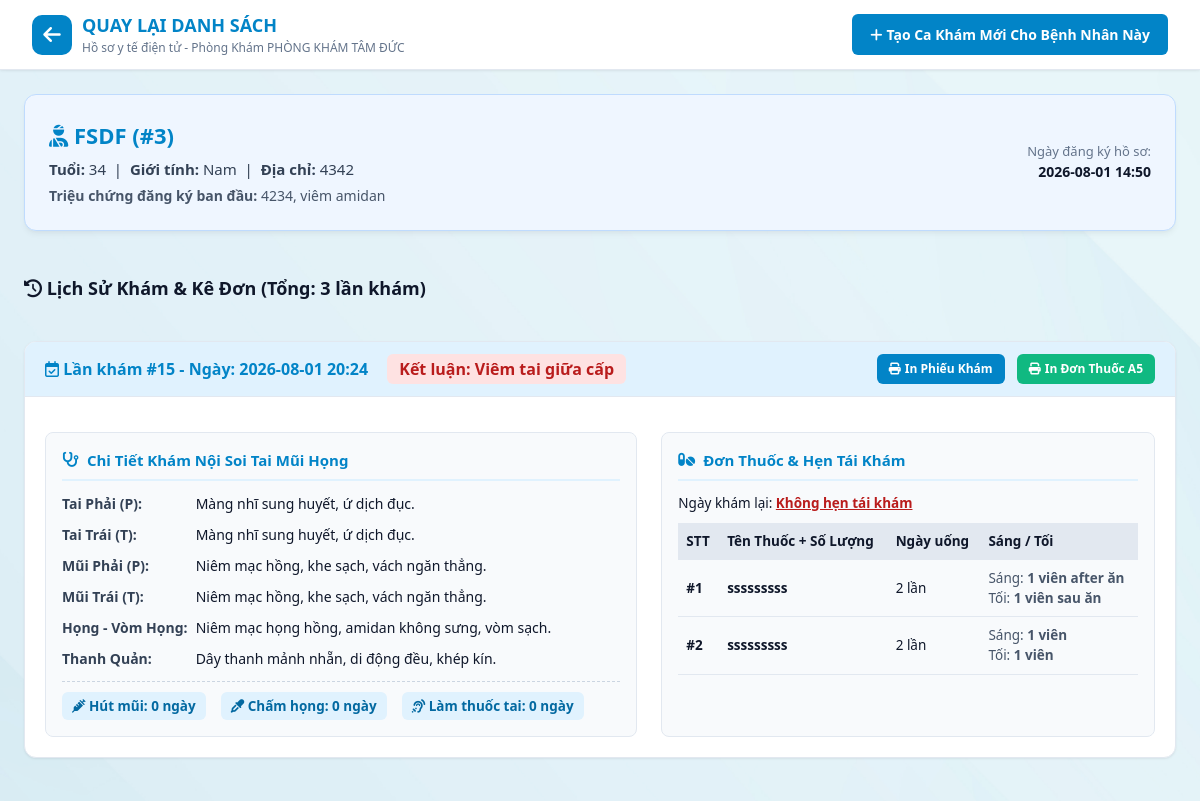
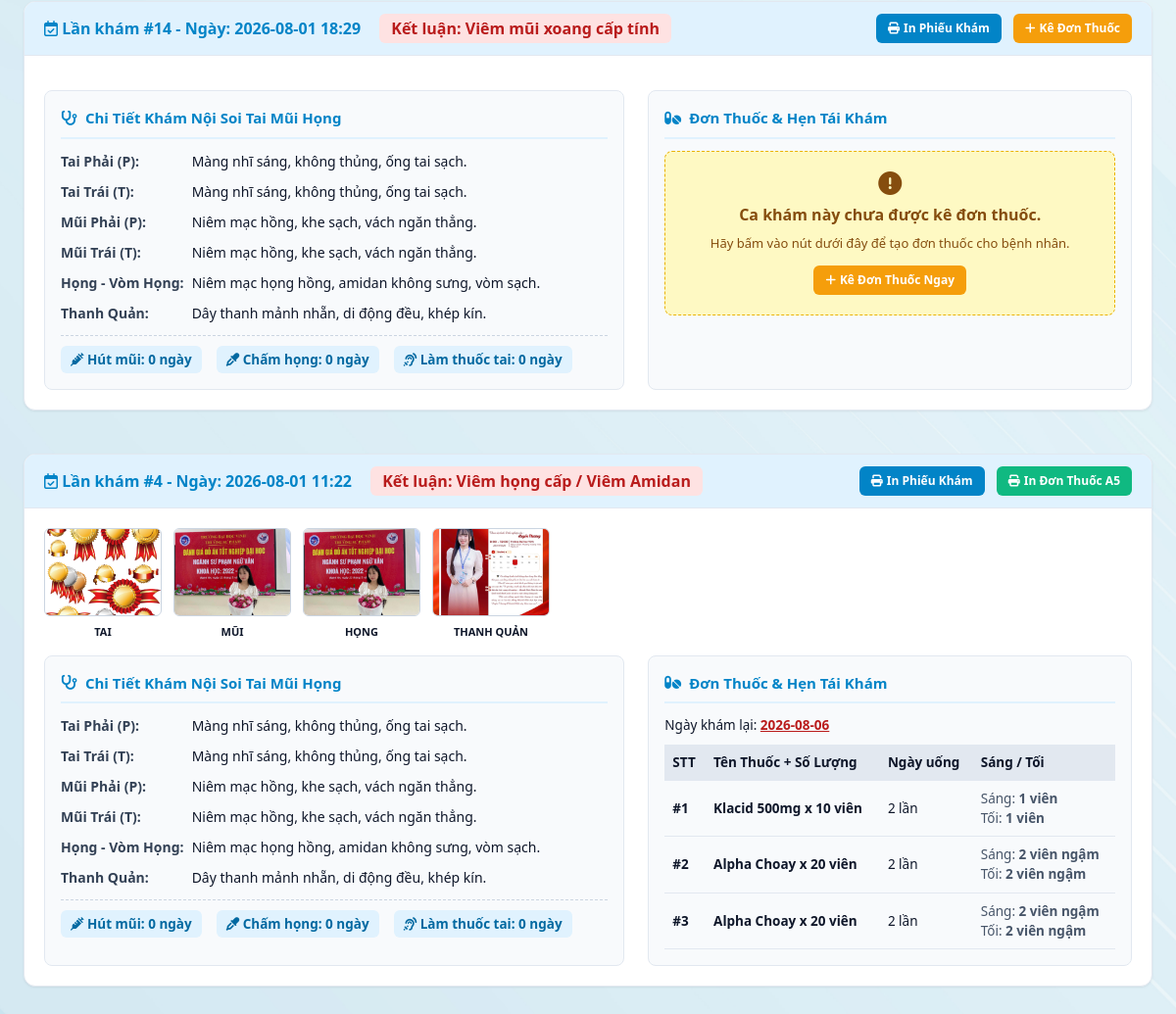
Screenshot of /patient/3 with the database file from the repository (2 pictures, top to bottom).
### tables this page shows
CREATE TABLE settings (
    key TEXT PRIMARY KEY,
    value TEXT
);

CREATE TABLE patients (
    id INTEGER PRIMARY KEY AUTOINCREMENT,
    full_name TEXT NOT NULL,
    age INTEGER,
    gender TEXT,
    address TEXT,
    symptom TEXT,
    created_at TIMESTAMP DEFAULT CURRENT_TIMESTAMP
);

CREATE TABLE examinations (
    id INTEGER PRIMARY KEY AUTOINCREMENT,
    patient_id INTEGER,
    tai_p TEXT,
    tai_t TEXT,
    mui_p TEXT,
    mui_t TEXT,
    vong_hong TEXT,
    thanh_quan TEXT,
    conclusion TEXT,
    image_1 TEXT,
    image_2 TEXT,
    image_3 TEXT,
    image_4 TEXT,
    hut_mui_days TEXT,
    cham_hong_days TEXT,
    lam_thuoc_tai_days TEXT,
    created_at TIMESTAMP DEFAULT CURRENT_TIMESTAMP, vom_hong TEXT,
    FOREIGN KEY (patient_id) REFERENCES patients(id)
);

CREATE TABLE prescriptions (
    id INTEGER PRIMARY KEY AUTOINCREMENT,
    examination_id INTEGER,
    re_exam_date TEXT,
    created_at TIMESTAMP DEFAULT CURRENT_TIMESTAMP,
    FOREIGN KEY (examination_id) REFERENCES examinations(id)
);

CREATE TABLE prescription_items (
    id INTEGER PRIMARY KEY AUTOINCREMENT,
    prescription_id INTEGER,
    medicine_name TEXT,
    times_per_day TEXT,
    morning_dose TEXT,
    evening_dose TEXT,
    FOREIGN KEY (prescription_id) REFERENCES prescriptions(id)
);

### app.py (the view)
@app.route('/patient/<int:patient_id>')
def patient_detail(patient_id):
    db = get_db()
    patient = db.execute('SELECT * FROM patients WHERE id = ?', (patient_id,)).fetchone()
    examinations = db.execute('''
        SELECT * FROM examinations
        WHERE patient_id = ?
        ORDER BY id DESC
    ''', (patient_id,)).fetchall()
    history = []
    for exam in examinations:
        prescription = db.execute('SELECT * FROM prescriptions WHERE examination_id = ?', (exam['id'],)).fetchone()
        items = []
        if prescription:
            items = db.execute('SELECT * FROM prescription_items WHERE prescription_id = ?', (prescription['id'],)).fetchall()
        history.append({
            'exam': exam,
            'prescription': prescription,
            'medicines': items
        })
    return render_template('patient_detail.html', patient=patient, history=history, settings=get_settings())

### templates/patient_detail.html (shortened to what this page needs)
<!DOCTYPE html>
<html lang="vi">
<head>
    <link rel="stylesheet" href="https://cdnjs.cloudflare.com/ajax/libs/font-awesome/6.4.0/css/all.min.css">
    <link rel="stylesheet" href="{{ url_for('static', filename='css/style.css') }}">
</head>
<body>
    <header class="app-header">
        <div class="logo-area">
            <a href="/" style="text-decoration: none; color: inherit; display: flex; align-items: center; gap: 10px;">
                <div class="logo-icon"><i class="fa-solid fa-arrow-left"></i></div>
                <div class="logo-text">
                    <h1>QUAY LẠI DANH SÁCH</h1>
                    <p>Hồ sơ y tế điện tử - Phòng Khám {{ settings.clinic_name }}</p>
                </div>
            </a>
        </div>
        <a href="/noisoi/{{ patient.id }}" class="btn-action" style="padding: 10px 18px; font-size: 14px;">
            <i class="fa-solid fa-plus"></i> Tạo Ca Khám Mới Cho Bệnh Nhân Này
        </a>
    </header>
    <main class="main-container" style="grid-template-columns: 1fr; max-width: 1250px;">
        <section class="card" style="background: #eff6ff; border-color: #bfdbfe;">
            <div style="display: flex; justify-content: space-between; align-items: center;">
                <div>
                    <h2 style="color: var(--primary-color); font-size: 22px; margin-bottom: 6px;">
                        <i class="fa-solid fa-user-injured"></i> {{ patient.full_name }} (#{{ patient.id }})
                    </h2>
                    <p style="color: #334155; font-size: 15px;">
                        <b>Tuổi:</b> {{ patient.age }} &nbsp;|&nbsp;
                        <b>Giới tính:</b> {{ patient.gender }} &nbsp;|&nbsp;
                        <b>Địa chỉ:</b> {{ patient.address or 'Chưa cập nhật' }}
                    </p>
                    <p style="margin-top: 4px; color: #475569; font-size: 14px;">
                        <b>Triệu chứng đăng ký ban đầu:</b> {{ patient.symptom }}
                    </p>
                </div>
                <div style="text-align: right; color: #64748b; font-size: 13px;">
                    Ngày đăng ký hồ sơ:<br><b style="font-size: 14px; color: #0f172a;">{{ patient.created_at[:16] }}</b>
                </div>
            </div>
        </section>
        <h3 style="margin: 20px 0 15px 0; color: var(--text-main); font-size: 18px;">
            <i class="fa-solid fa-clock-rotate-left"></i> Lịch Sử Khám & Kê Đơn (Tổng: {{ history|length }} lần khám)
        </h3>
        {% if history %}
            {% for h in history %}
            <div class="history-card">
                <div class="history-header">
                    <div>
                        <b style="color: var(--primary-color); font-size: 16px;">
                            <i class="fa-regular fa-calendar-check"></i> Lần khám #{{ h.exam.id }} - Ngày: {{ h.exam.created_at[:16] }}
                        </b>
                        <span style="margin-left: 15px; color: #b91c1c; font-weight: bold; font-size: 16px; background: #fee2e2; padding: 4px 12px; border-radius: 6px;">
                            Kết luận: {{ h.exam.conclusion }}
                        </span>
                    </div>
                    <div>
                        <a href="/print/noisoi/{{ h.exam.id }}" class="btn-action" style="background: #0284c7;">
                            <i class="fa-solid fa-print"></i> In Phiếu Khám
                        </a>
                        {% if h.prescription %}
                        <a href="/print/donthuoc/{{ h.prescription.id }}" class="btn-action" style="background: #10b981; margin-left: 8px;">
                            <i class="fa-solid fa-print"></i> In Đơn Thuốc A5
                        </a>
                        {% else %}
                        <a href="/donthuoc/{{ h.exam.id }}" class="btn-action" style="background: #f59e0b; margin-left: 8px;">
                            <i class="fa-solid fa-plus"></i> Kê Đơn Thuốc
                        </a>
                        {% endif %}
                    </div>
                </div>
                <div class="history-body">
                    <div style="display: flex; gap: 12px; margin-bottom: 15px;">
                        {% if h.exam.image_1 %}
                        <div style="text-align: center;">
                            <img src="/static/uploads/{{ h.exam.image_1 }}" style="height: 90px; width: 120px; object-fit: cover; border-radius: 6px; border: 1px solid #cbd5e1;">
                            <div style="font-size: 11px; font-weight: bold; margin-top: 2px;">TAI</div>
                        </div>
                        {% endif %}
                        {% if h.exam.image_2 %}
                        <div style="text-align: center;">
                            <img src="/static/uploads/{{ h.exam.image_2 }}" style="height: 90px; width: 120px; object-fit: cover; border-radius: 6px; border: 1px solid #cbd5e1;">
                            <div style="font-size: 11px; font-weight: bold; margin-top: 2px;">MŨI</div>
                        </div>
                        {% endif %}
                        {% if h.exam.image_3 %}
                        <div style="text-align: center;">
                            <img src="/static/uploads/{{ h.exam.image_3 }}" style="height: 90px; width: 120px; object-fit: cover; border-radius: 6px; border: 1px solid #cbd5e1;">
                            <div style="font-size: 11px; font-weight: bold; margin-top: 2px;">HỌNG</div>
                        </div>
                        {% endif %}
                        {% if h.exam.image_4 %}
                        <div style="text-align: center;">
                            <img src="/static/uploads/{{ h.exam.image_4 }}" style="height: 90px; width: 120px; object-fit: cover; border-radius: 6px; border: 1px solid #cbd5e1;">
                            <div style="font-size: 11px; font-weight: bold; margin-top: 2px;">THANH QUẢN</div>
                        </div>
                        {% endif %}
                    </div>
                    <div class="exam-details-grid">
                        <div class="detail-box">
                            <div class="detail-title">
                                <i class="fa-solid fa-stethoscope"></i> Chi Tiết Khám Nội Soi Tai Mũi Họng
                            </div>
                            <div class="organ-row">
                                <b>Tai Phải (P):</b> {{ h.exam.tai_p or 'Bình thường' }}
                            </div>
                            <div class="organ-row">
                                <b>Tai Trái (T):</b> {{ h.exam.tai_t or 'Bình thường' }}
                            </div>
                            <div class="organ-row">
                                <b>Mũi Phải (P):</b> {{ h.exam.mui_p or 'Bình thường' }}
                            </div>
                            <div class="organ-row">
                                <b>Mũi Trái (T):</b> {{ h.exam.mui_t or 'Bình thường' }}
                            </div>
                            <div class="organ-row">
                                <b>Họng - Vòm Họng:</b> {{ h.exam.vong_hong or 'Bình thường' }}
                            </div>
                            <div class="organ-row">
                                <b>Thanh Quản:</b> {{ h.exam.thanh_quan or 'Bình thường' }}
                            </div>
                            <div class="procedure-tags">
                                <span><i class="fa-solid fa-syringe"></i> Hút mũi: <b>{{ h.exam.hut_mui_days or '0' }}</b> ngày</span>
                                <span><i class="fa-solid fa-eye-dropper"></i> Chấm họng: <b>{{ h.exam.cham_hong_days or '0' }}</b> ngày</span>
                                <span><i class="fa-solid fa-ear-listen"></i> Làm thuốc tai: <b>{{ h.exam.lam_thuoc_tai_days or '0' }}</b> ngày</span>
                            </div>
                        </div>
                        <div class="detail-box">
                            <div class="detail-title">
                                <i class="fa-solid fa-pills"></i> Đơn Thuốc & Hẹn Tái Khám
                            </div>
                            {% if h.medicines and h.medicines|length > 0 %}
                                <div style="margin-bottom: 10px; font-size: 13.5px;">
                                    Ngày khám lại: <b style="color: #b91c1c; text-decoration: underline;">{{ h.prescription.re_exam_date or 'Không hẹn tái khám' }}</b>
                                </div>
                                <table class="med-table">
                                    <thead>
                                        <tr>
                                            <th>STT</th>
                                            <th>Tên Thuốc + Số Lượng</th>
                                            <th>Ngày uống</th>
                                            <th>Sáng / Tối</th>
                                        </tr>
                                    </thead>
                                    <tbody>
                                        {% for item in h.medicines %}
                                        <tr>
                                            <td><b>#{{ loop.index }}</b></td>
                                            <td style="font-weight: bold; color: #0f172a;">{{ item.medicine_name }}</td>
                                            <td>{{ item.times_per_day }} lần</td>
                                            <td style="color: #475569;">Sáng: <b>{{ item.morning_dose }}</b><br>Tối: <b>{{ item.evening_dose }}</b></td>
                                        </tr>
                                        {% endfor %}
                                    </tbody>
                                </table>
                            {% else %}
                                <div class="no-prescription-box">
                                    <i class="fa-solid fa-circle-exclamation" style="font-size: 24px; margin-bottom: 8px;"></i>
                                    <div><b>Ca khám này chưa được kê đơn thuốc.</b></div>
                                    <p style="font-size: 13px; margin: 8px 0;">Hãy bấm vào nút dưới đây để tạo đơn thuốc cho bệnh nhân.</p>
                                    <a href="/donthuoc/{{ h.exam.id }}" class="btn-action" style="background: #f59e0b; display: inline-flex; margin-top: 5px;">
                                        <i class="fa-solid fa-plus"></i> Kê Đơn Thuốc Ngay
                                    </a>
                                </div>
                            {% endif %}
                        </div>
                    </div>
                </div>
            </div>
            {% endfor %}
        {% else %}
            <div class="card" style="text-align: center; color: #64748b; padding: 40px;">
                Bệnh nhân này chưa có lịch sử nội soi hay đơn thuốc nào.
            </div>
        {% endif %}
    </main>
</body>
</html>

### rows the page displays
settings: clinic_name "PHÒNG KHÁM TÂM ĐỨC"
patients: full_name "FSDF", id "3", age "34", gender "Nam", address "4342", symptom "4234, viêm amidan", created_at "2026-08-01 14:50"
examinations: exam.id "15", exam "2026-08-01 20:24", exam.conclusion "Viêm tai giữa cấp", exam "Màng nhĩ sung huyết, ứ dịch đục.", exam "Màng nhĩ sung huyết, ứ dịch đục.", exam "Niêm mạc hồng, khe sạch, vách ngăn thẳng.", exam "Niêm mạc hồng, khe sạch, vách ngăn thẳng.", exam "Niêm mạc họng hồng, amidan không sưng, vòm sạch.", exam "Dây thanh mảnh nhẵn, di động đều, khép kín.", exam "0", exam "0", exam "0"
prescriptions: prescription "Không hẹn tái khám"
prescription_items: medicine_name "sssssssss", times_per_day "2", morning_dose "1 viên after ăn", evening_dose "1 viên sau ăn"
prescription_items: medicine_name "sssssssss", times_per_day "2", morning_dose "1 viên", evening_dose "1 viên"
examinations: exam.id "14", exam "2026-08-01 18:29", exam.conclusion "Viêm mũi xoang cấp tính", exam "Màng nhĩ sáng, không thủng, ống tai sạch.", exam "Màng nhĩ sáng, không thủng, ống tai sạch.", exam "Niêm mạc hồng, khe sạch, vách ngăn thẳng.", exam "Niêm mạc hồng, khe sạch, vách ngăn thẳng.", exam "Niêm mạc họng hồng, amidan không sưng, vòm sạch.", exam "Dây thanh mảnh nhẵn, di động đều, khép kín.", exam "0", exam "0", exam "0"
examinations: exam.id "4", exam "2026-08-01 11:22", exam.conclusion "Viêm họng cấp / Viêm Amidan", exam.image_1 (picture), exam.image_2 (picture), exam.image_3 (picture), exam.image_4 (picture), exam "Màng nhĩ sáng, không thủng, ống tai sạch.", exam "Màng nhĩ sáng, không thủng, ống tai sạch.", exam "Niêm mạc hồng, khe sạch, vách ngăn thẳng.", exam "Niêm mạc hồng, khe sạch, vách ngăn thẳng.", exam "Niêm mạc họng hồng, amidan không sưng, vòm sạch.", exam "Dây thanh mảnh nhẵn, di động đều, khép kín.", exam "0", exam "0", exam "0"
prescriptions: prescription "2026-08-06"
prescription_items: medicine_name "Klacid 500mg x 10 viên", times_per_day "2", morning_dose "1 viên", evening_dose "1 viên"
prescription_items: medicine_name "Alpha Choay x 20 viên", times_per_day "2", morning_dose "2 viên ngậm", evening_dose "2 viên ngậm"
prescription_items: medicine_name "Alpha Choay x 20 viên", times_per_day "2", morning_dose "2 viên ngậm", evening_dose "2 viên ngậm"

### other values shown
{{ history|length }} "3"
